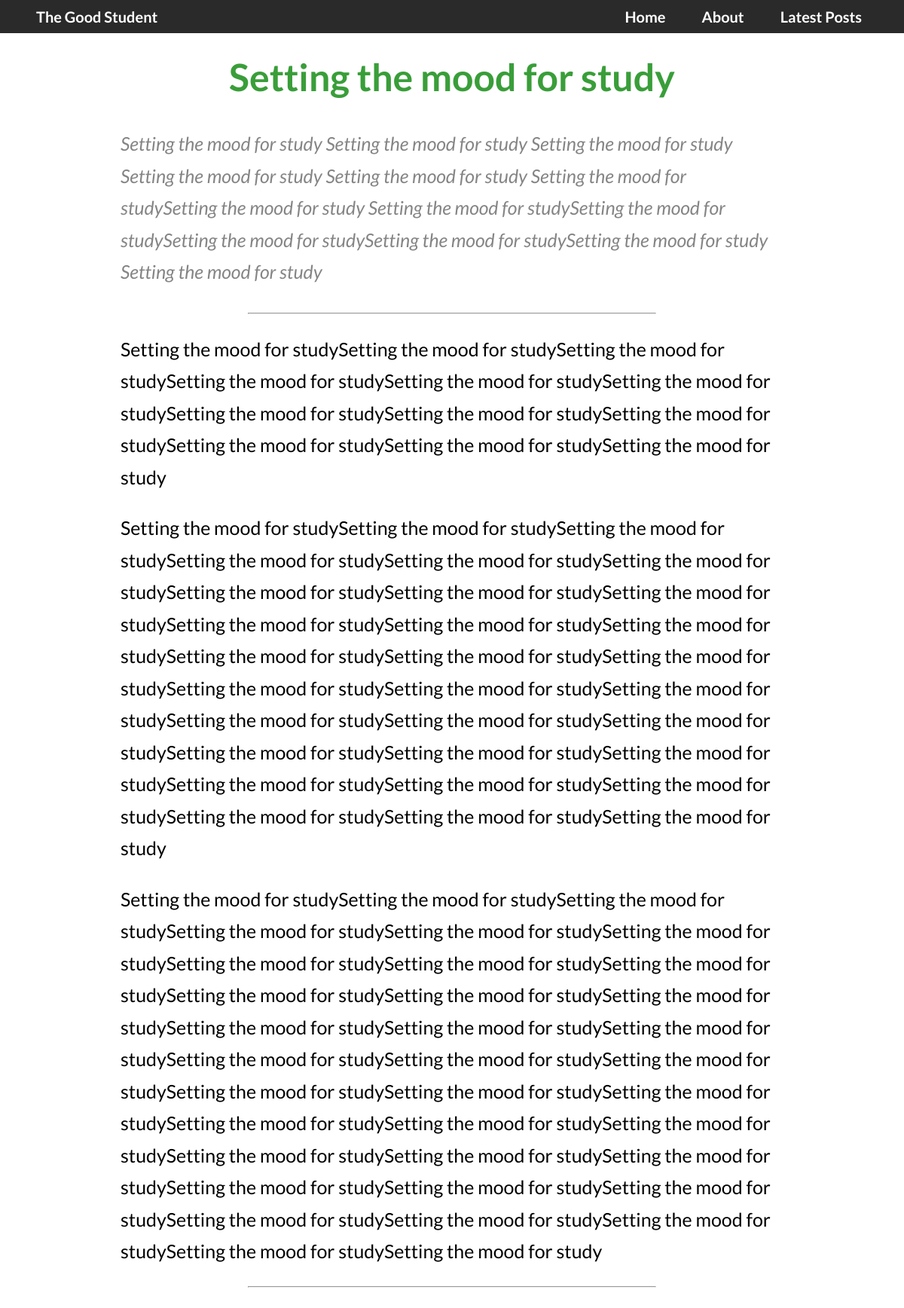
The page /post/setting-the-mood-for-study on the database its author committed.
### base/models.py (models this page shows, shortened)
class Post(models.Model):
    name = models.CharField(max_length = 200)
    topic = models.ForeignKey(Topic, null = True, on_delete=models.SET_NULL)
    url = models.CharField(null = True, blank = True, max_length=50)
    description = models.TextField(null = True, blank = True)
    image = models.ImageField(upload_to="base/static/base/images", default="")
    body1 = models.TextField(null = True, blank = True)
    body2 = models.TextField(null = True, blank = True)
    body3 = models.TextField(null = True, blank = True)
    updated = models.DateTimeField(auto_now = True)
    created = models.DateTimeField(auto_now_add = True)
    class Meta:
        ordering = ['-created']

### base/views.py (the view)
# urls.py: path('post/<str:pk>', views.post, name='post'),
def post(request, pk):
    post = Post.objects.get(url=pk)
    body1 = markdown.markdown(post.body1)
    body2 = markdown.markdown(post.body2)
    body3 = markdown.markdown(post.body3)
    description = markdown.markdown(post.description)
    context = {'post': post,
               'body1': body1,
               'body2': body2,
               'body3': body3,
               'description': description}
    return render(request, 'base/post.html', context)

### base/templates/base/post.html (shortened to what this page needs)
<!DOCTYPE html>
{% extends 'main.html' %}
{% load static %}
    {% block content %}
    <head>
        <link rel="stylesheet" href="{% static 'base/css-files/home.css' %}">
    </head>
    <body>
        <div class="main-container" id="navbar">
            <nav class="header">
                <div class="header-left">The Good Student</div>
                <ul class="header-right">
                    <li class="navigation-buttons" ><a class="navigation-buttons" href="{% url 'home' %}">Home</a></li>
                    <li class="navigation-buttons" ><a class="navigation-buttons" href="{% url 'about' %}">About</a></li>
                    <li class="navigation-buttons" ><a class="navigation-buttons" href="{% url 'latest-posts' %}">Latest Posts</a></li>
                </ul>
            </nav>
            <div class="content-container">
                <div class="title-banner">
                    <h1 class="title">{{post.name}}</h1>
                    <h3 class="description">{{description | safe}}</h3>
                </div>
                <hr class="break">
                <p class="body-text">{{body1 | safe}}</p>
                <p class="body-text">{{body2 | safe}}</p>
                <p class="body-text">{{body3 | safe}}</p>
                <hr class="break">
                <br>
            </div>
        </div>
    </body>
    {% endblock content %}

### base/templates/base/post.html (style rules this page uses)
body { font-family: Lato, Arial; margin: 0; }
.header { background-color: rgb(42, 42, 42); display: flex; align-items: center; justify-content: space-between; height: 3.5vh; width: 100%; position: fixed; top: 0; transition: top 0.5s; z-index: 100; padding: 1vh; }
.header-left { position: absolute; left: 4vw; color: white; font-size: 3.5vw; font-weight: bold; }
.header-right { display: flex; list-style-type: none; position: absolute; right: 6vw; }
.navigation-buttons { margin-left: 1vw; margin-right: 1vw; color: white; text-decoration: none; font-size: 3.5vw; font-weight: bold; }
.content-container { margin: 9vh 5vh 0 5vh; }
.title-banner { margin: 0; display: flex; flex-direction: column; align-items: center; text-align: center; background-color: rgb(255, 255, 255); }
.title { margin: 0 0 1.5vh 0; color: white; font-size: 8vw; color: rgb(57, 158, 57); }
.description { font-size: 6vw; text-align: left; font-weight: normal; font-style: italic; color: rgb(133, 133, 133); margin: 0; }
p { font-size: 5vw; line-height: 1.7; }
.body-text { margin-top: 2.5vh; margin-bottom: 2.5vh; }
@media (min-width: 801px) { .header-left { font-size: 2.5vh; } }
@media (min-width: 801px) { .header-right { right: 4vw; } }
@media (min-width: 801px) { .navigation-buttons { font-size: 2.5vh; } }
@media (min-width: 801px) { .break { width: 50vw; } }
@media (min-width: 801px) { .content-container { margin: 9vh 15vh 0 15vh; } }
@media (min-width: 801px) { .title { font-size: 50px; } }
@media (min-width: 801px) { p { font-size: 25px; } }
@media (min-width: 1200px) { .content-container { margin: 9vh 20vh 0 20vh; } }
@media (min-width: 1200px) { .break { width: 45vw; } }

### rows shown on the page
Post: name "Setting the mood for study", description "Setting the mood for study Setting the mood for study Setting the mood for study Setting the mood for study Setting the mood for study Setting the mood for studySetting the mood for study Setting the mood for studySetting the mood for studySetting the mood for studySetting the mood for studySetting the mood for study Setting the mood for study", body1 "Setting the mood for studySetting the mood for studySetting the mood for studySetting the mood for studySetting the mood for studySetting the mood for studySetting the mood for studySetting the mood for studySetting the mood for studySetting the mood for studySetting the mood for studySetting the mood for study", body2 "Setting the mood for studySetting the mood for studySetting the mood for studySetting the mood for studySetting the mood for studySetting the mood for studySetting the mood for studySetting the mood for studySetting the mood for studySetting the mood for studySetting the mood for studySetting the mood for studySetting the mood for studySetting the mood for studySetting the mood for studySetting the mood for studySetting the mood for studySetting the mood for studySetting the mood for studySetting the mood for studySetting the mood for studySetting the mood for studySetting the mood for studySetting the mood for studySetting the mood for studySetting the mood for studySetting the mood for…", body3 "Setting the mood for studySetting the mood for studySetting the mood for studySetting the mood for studySetting the mood for studySetting the mood for studySetting the mood for studySetting the mood for studySetting the mood for studySetting the mood for studySetting the mood for studySetting the mood for studySetting the mood for studySetting the mood for studySetting the mood for studySetting the mood for studySetting the mood for studySetting the mood for studySetting the mood for studySetting the mood for studySetting the mood for studySetting the mood for studySetting the mood for studySetting the mood for studySetting the mood for studySetting the mood for studySetting the mood for…"
